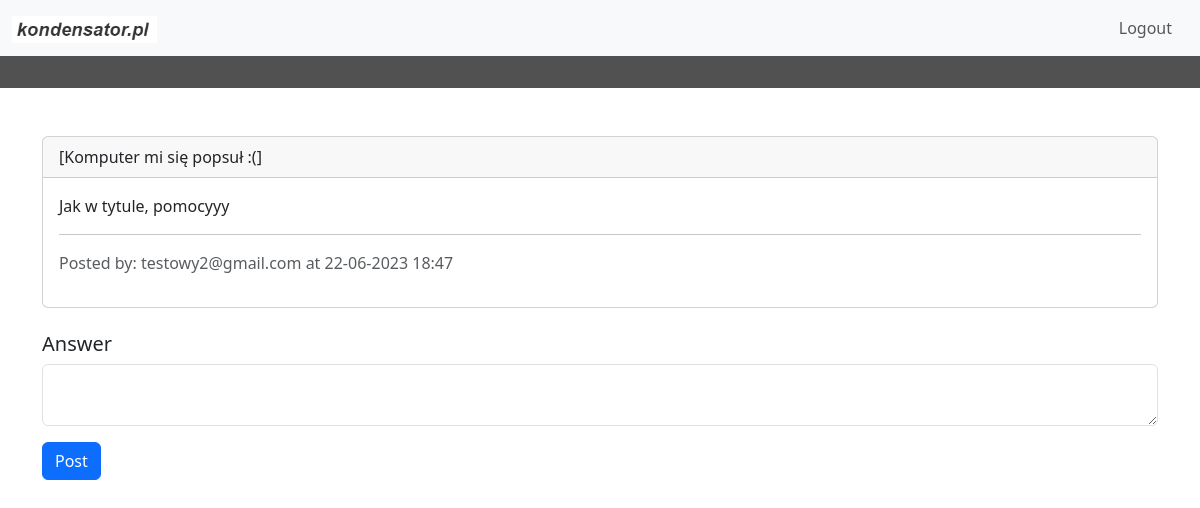
The app's page /thread/3 (signed in) with its own data.
### website/models.py (models this page shows)
class Thread(db.Model):
    id = db.Column(db.Integer, primary_key=True)
    title = db.Column(db.String(255))
    date = db.Column(db.DateTime(timezone=True), default=func.now())
    user_id = db.Column(db.Integer, db.ForeignKey('user.id'))
    topic_id = db.Column(db.Integer, db.ForeignKey('topic.id'))

class Post(db.Model):
    id = db.Column(db.Integer, primary_key=True)
    content = db.Column(db.String(10000))
    date = db.Column(db.DateTime(timezone=True), default=func.now())
    user_id = db.Column(db.Integer, db.ForeignKey('user.id'))
    thread_id = db.Column(db.Integer, db.ForeignKey('thread.id'))

class User(db.Model, UserMixin):
    id = db.Column(db.Integer, primary_key=True)
    email = db.Column(db.String(128), unique=True)
    password = db.Column(db.String(150))
    threads = db.relationship('Thread')
    posts = db.relationship('Post')

### website/views.py (the view)
@views.route('/thread/<int:thread_id>', methods=['GET', 'POST'])
@login_required
def thread_view(thread_id):
    thread = Thread.query.get_or_404(thread_id)
    posts = Post.query.filter_by(thread_id=thread_id).all()
    post_list = []
    for post in posts:
        user = User.query.get(post.user_id)
        post_dict = {
            'id': post.id,
            'content': post.content,
            'author_email': user.email,
            'created_at': post.date
        }
        post_list.append(post_dict)
    form = PostForm()
    if form.validate_on_submit():
        new_post = Post(content=form.content.data, user_id=current_user.id, thread_id=thread_id)
        db.session.add(new_post)
        db.session.commit()
        flash('Post created!', category='success')
        return redirect(url_for('views.thread_view', thread_id=thread_id, thread_title=thread.title))
    return render_template('thread.html', user=current_user, posts=post_list, form=form, thread_title=thread.title)

### website/forms.py
class PostForm(FlaskForm):
    content = TextAreaField('Content', validators=[InputRequired(), Length(max=10000)])
    submit = SubmitField('Post')

### website/templates/thread.html (shortened to what this page needs)
{% extends "base.html" %}
{% block content %}
    <div class="container mt-5">
        {% for post in posts %}
            <div class="card mb-4">
                <div class="card-header">
                    [{{ thread_title }}]
                </div>
                <div class="card-body">
                    <p class="card-text">{{ post.content }}</p>
                    <hr>
                    <p class="text-muted">Posted by: {{ post.author_email }} at {{ post.created_at.strftime('%d-%m-%Y %H:%M') }}</p>
                </div>
            </div>
        {% endfor %}
        <h5>Answer</h5>
        <form method="POST">
            <div class="mb-3">
                {{ form.content(class="form-control") }}
            </div>
            <div class="mb-3">
                {{ form.submit(class="btn btn-primary") }}
            </div>
        </form>
    </div>
{% endblock %}

### records on screen
Thread: posts "Komputer mi się popsuł :("
Post: content "Jak w tytule, pomocyyy", created_at "22-06-2023 18:47"
User: author_email "testowy2@gmail.com"
